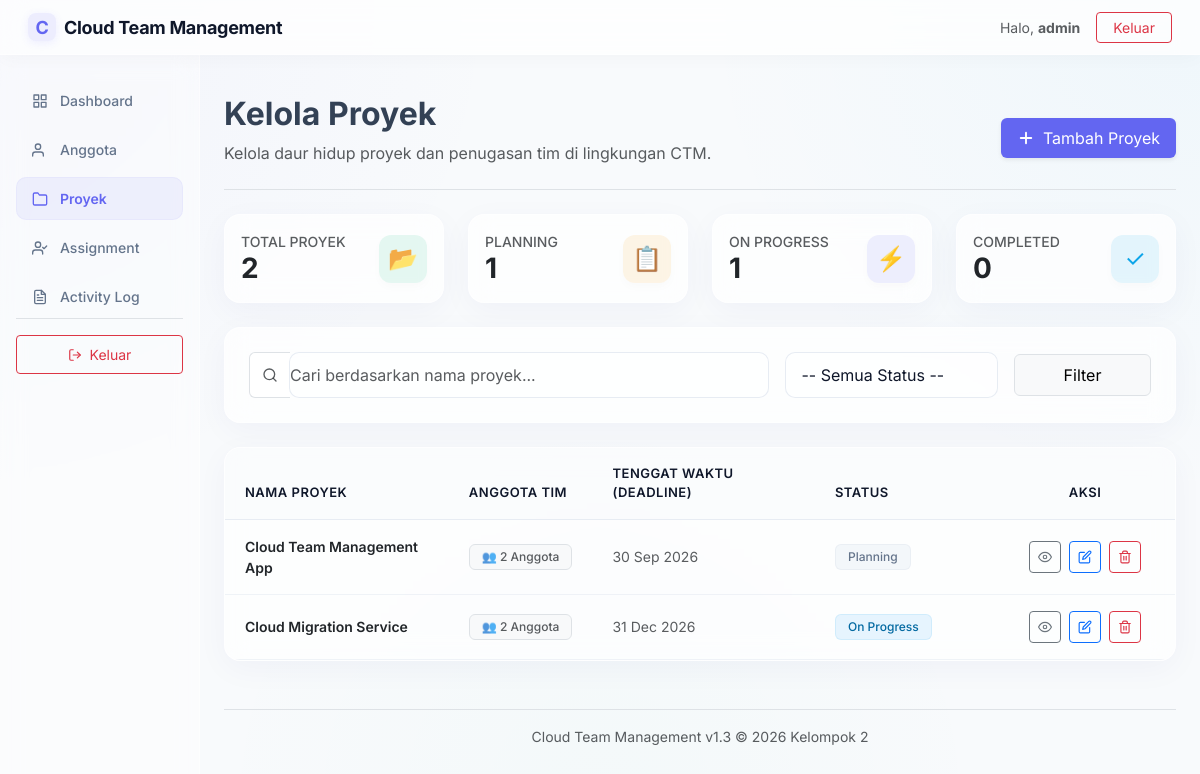
The page /proyek/index.php (signed in) on the database its author committed.
### tables this page shows
CREATE TABLE `proyek` (
  `id` INT AUTO_INCREMENT PRIMARY KEY,
  `nama_proyek` VARCHAR(100) NOT NULL,
  `deskripsi` TEXT NULL,
  `status` ENUM('direncanakan', 'berjalan', 'selesai', 'tertunda') NOT NULL DEFAULT 'direncanakan',
  `deadline` DATE NOT NULL,
  `created_at` TIMESTAMP DEFAULT CURRENT_TIMESTAMP,
  `updated_at` TIMESTAMP DEFAULT CURRENT_TIMESTAMP ON UPDATE CURRENT_TIMESTAMP
);

### proyek/index.php (the view, shortened to what this page needs)
<?php
require_once __DIR__ . '/../config/layout.php';
require_once __DIR__ . '/helper.php';
$db = Database::getConnection();
$search = isset($_GET['search']) ? trim($_GET['search']) : '';
$limit = 10;
$page = isset($_GET['page']) && is_numeric($_GET['page']) ? (int)$_GET['page'] : 1;
$offset = ($page - 1) * $limit;
try {
    $totalProjects = $db->query("SELECT COUNT(*) FROM proyek")->fetchColumn();
    $planningProjects = $db->query("SELECT COUNT(*) FROM proyek WHERE status = 'direncanakan'")->fetchColumn();
    $progressProjects = $db->query("SELECT COUNT(*) FROM proyek WHERE status = 'berjalan'")->fetchColumn();
    $completedProjects = $db->query("SELECT COUNT(*) FROM proyek WHERE status = 'selesai'")->fetchColumn();
    $whereSql = '';
    $query = "
        SELECT p.*, (SELECT COUNT(*) FROM anggota_proyek WHERE proyek_id = p.id) AS member_count
        FROM proyek p
        $whereSql
        ORDER BY p.deadline ASC
        LIMIT :limit OFFSET :offset
    ";
    $stmt = $db->prepare($query);
    $stmt->bindValue(':limit', $limit, PDO::PARAM_INT);
    $stmt->bindValue(':offset', $offset, PDO::PARAM_INT);
    $stmt->execute();
    $projects = $stmt->fetchAll();
} catch (PDOException $e) {
    $_SESSION['flash_error'] = 'Database error: ' . $e->getMessage();
    $projects = [];
    $totalProjects = 0;
    $planningProjects = 0;
    $progressProjects = 0;
    $completedProjects = 0;
    $filteredTotal = 0;
    $totalPages = 1;
}
?>
<div class="d-flex justify-content-between flex-wrap flex-md-nowrap align-items-center pt-3 pb-2 mb-4 border-bottom">
    <div>
        <h1 class="h2 fw-bold welcome-title" id="page-title">Kelola Proyek</h1>
        <p class="welcome-subtitle text-muted">Kelola daur hidup proyek dan penugasan tim di lingkungan CTM.</p>
    </div>
    <div class="btn-toolbar mb-2 mb-md-0">
        <a href="create.php" class="btn btn-primary d-flex align-items-center gap-2 py-2 px-3 shadow-sm border-0" style="background-color: var(--primary-color);">
            <svg width="18" height="18" viewBox="0 0 24 24" fill="none" stroke="currentColor" stroke-width="2.5" stroke-linecap="round" stroke-linejoin="round"><line x1="12" y1="5" x2="12" y2="19"></line><line x1="5" y1="12" x2="19" y2="12"></line></svg>
            <span>Tambah Proyek</span>
        </a>
    </div>
</div>
<div class="row g-4 mb-4">
    <div class="col-6 col-md-3">
        <div class="card p-3 border-0 shadow-sm d-flex flex-row align-items-center justify-content-between">
            <div>
                <span class="text-muted d-block small fw-medium text-uppercase tracking-wider">Total Proyek</span>
                <h3 class="fw-bold mb-0 text-dark"><?php echo $totalProjects; ?></h3>
            </div>
            <div class="card-summary-icon proyek small">📂</div>
        </div>
    </div>
    <div class="col-6 col-md-3">
        <div class="card p-3 border-0 shadow-sm d-flex flex-row align-items-center justify-content-between">
            <div>
                <span class="text-muted d-block small fw-medium text-uppercase tracking-wider">Planning</span>
                <h3 class="fw-bold mb-0 text-dark"><?php echo $planningProjects; ?></h3>
            </div>
            <div class="card-summary-icon assignment small">📋</div>
        </div>
    </div>
    <div class="col-6 col-md-3">
        <div class="card p-3 border-0 shadow-sm d-flex flex-row align-items-center justify-content-between">
            <div>
                <span class="text-muted d-block small fw-medium text-uppercase tracking-wider">On Progress</span>
                <h3 class="fw-bold mb-0 text-dark"><?php echo $progressProjects; ?></h3>
            </div>
            <div class="card-summary-icon users small">⚡</div>
        </div>
    </div>
    <div class="col-6 col-md-3">
        <div class="card p-3 border-0 shadow-sm d-flex flex-row align-items-center justify-content-between">
            <div>
                <span class="text-muted d-block small fw-medium text-uppercase tracking-wider">Completed</span>
                <h3 class="fw-bold mb-0 text-dark"><?php echo $completedProjects; ?></h3>
            </div>
            <div class="card-summary-icon anggota small">✓</div>
        </div>
    </div>
</div>
<div class="card border-0 shadow-sm p-4 mb-4">
    <form method="GET" action="index.php" class="row g-3 align-items-center">
        <div class="col-12 col-md-6 col-lg-7">
            <div class="input-group">
                <span class="input-group-text bg-white border-end-0 text-muted">
                    <svg width="16" height="16" viewBox="0 0 24 24" fill="none" stroke="currentColor" stroke-width="2" stroke-linecap="round" stroke-linejoin="round"><circle cx="11" cy="11" r="8"></circle><line x1="21" y1="21" x2="16.65" y2="16.65"></line></svg>
                </span>
                <input type="text" name="search" class="form-control border-start-0 ps-0" placeholder="Cari berdasarkan nama proyek..." value="<?php echo htmlspecialchars($search); ?>">
            </div>
        </div>
        <div class="col-12 col-sm-6 col-md-3 col-lg-3">
            <select name="status" class="form-select">
                <option value="">-- Semua Status --</option>
            </select>
        </div>
        <div class="col-12 col-sm-6 col-md-3 col-lg-2 d-flex gap-2">
            <button type="submit" class="btn btn-light border w-100 py-2">Filter</button>
        </div>
    </form>
</div>
<div class="card border-0 shadow-sm p-0 mb-4 overflow-hidden">
    <div class="table-responsive">
        <table class="table table-hover table-custom mb-0">
            <thead>
                <tr>
                    <th>Nama Proyek</th>
                    <th>Anggota Tim</th>
                    <th>Tenggat Waktu (Deadline)</th>
                    <th style="width: 180px;">Status</th>
                    <th style="width: 180px;" class="text-center">Aksi</th>
                </tr>
            </thead>
            <tbody>
                <?php if (empty($projects)): ?>
                    <tr>
                        <td colspan="5" class="text-center text-muted py-5">
                            <div class="mb-2">📂</div>
                            <div>Tidak ada proyek ditemukan.</div>
                        </td>
                    </tr>
                <?php else: ?>
                    <?php foreach ($projects as $p): ?>
                        <tr>
                            <td class="fw-semibold text-dark text-wrap" style="max-width: 300px;">
                                <?php echo htmlspecialchars($p['nama_proyek']); ?>
                            </td>
                            <td>
                                <span class="badge bg-light text-muted border px-2 py-1 small">
                                    👥 <?php echo (int)$p['member_count']; ?> Anggota
                                </span>
                            </td>
                            <td class="text-muted">
                                <?php echo date('d M Y', strtotime($p['deadline'])); ?>
                            </td>
                            <td>
                                <?php echo getProjectStatusBadge($p['status'], $p['deadline']); ?>
                            </td>
                            <td>
                                <div class="d-flex justify-content-center gap-2">
                                    <a href="detail.php?id=<?php echo $p['id']; ?>" class="btn btn-outline-secondary btn-sm d-inline-flex align-items-center justify-content-center" style="width: 32px; height: 32px;" title="Detail">
                                        <svg width="14" height="14" viewBox="0 0 24 24" fill="none" stroke="currentColor" stroke-width="2" stroke-linecap="round" stroke-linejoin="round"><path d="M1 12s4-8 11-8 11 8 11 8-4 8-11 8-11-8-11-8z"></path><circle cx="12" cy="12" r="3"></circle></svg>
                                    </a>
                                    <a href="edit.php?id=<?php echo $p['id']; ?>" class="btn btn-outline-primary btn-sm d-inline-flex align-items-center justify-content-center" style="width: 32px; height: 32px;" title="Edit">
                                        <svg width="14" height="14" viewBox="0 0 24 24" fill="none" stroke="currentColor" stroke-width="2" stroke-linecap="round" stroke-linejoin="round"><path d="M11 4H4a2 2 0 0 0-2 2v14a2 2 0 0 0 2 2h14a2 2 0 0 0 2-2v-7"></path><path d="M18.5 2.5a2.121 2.121 0 1 1 3 3L12 15l-4 1 1-4 9.5-9.5z"></path></svg>
                                    </a>
                                    <a href="delete.php?id=<?php echo $p['id']; ?>" class="btn btn-outline-danger btn-sm d-inline-flex align-items-center justify-content-center" style="width: 32px; height: 32px;" title="Hapus" onclick="return confirm('Apakah Anda yakin ingin menghapus proyek <?php echo htmlspecialchars($p['nama_proyek']); ?>?');">
                                    </a>
                                </div>
                            </td>
                        </tr>
                    <?php endforeach; ?>
                <?php endif; ?>
            </tbody>
        </table>
    </div>
</div>

### proyek/helper.php (shortened to what this page needs)
<?php
function getProjectStatusLabel($status) {
    switch ($status) {
        case 'direncanakan':
            return 'Planning';
        case 'berjalan':
            return 'On Progress';
    }
}
function getProjectStatusBadge($status, $deadline) {
    $statusLabel = getProjectStatusLabel($status);
    $badgeClass = 'badge-planning';
    switch ($status) {
        case 'berjalan':
            $badgeClass = 'badge-progress';
            break;
    }
    $html = '<span class="badge ' . $badgeClass . '">' . htmlspecialchars($statusLabel) . '</span>';
    $today = date('Y-m-d');
    return $html;
}

### assets/css/style.css (style rules this page uses)
:root { --bg-color: #f3f4f6; --card-bg: rgba(255, 255, 255, 0.7); --card-border: rgba(255, 255, 255, 0.5); --primary-color: #6366f1; --primary-hover: #4f46e5; --primary-glow: rgba(99, 102, 241, 0.15); --text-main: #0f172a; --text-muted: #64748b; --text-body: #334155; --border-color: rgba(226, 232, 240, 0.8); --glass-shadow: 0 8px 32px 0 rgba(31, 38, 135, 0.04); }
body { background: radial-gradient(circle at 0% 0%, rgba(99, 102, 241, 0.04) 0%, transparent 35%), radial-gradient(circle at 100% 0%, rgba(14, 165, 233, 0.04) 0%, transparent 35%), radial-gradient(circle at 50% 100%, rgba(16, 185, 129, 0.02) 0%, transparent 40%), #f8fafc; color: var(--text-body); font-family: 'Inter', -apple-system, BlinkMacSystemFont, "Segoe UI", Roboto, sans-serif; overflow-x: hidden; min-height: 100vh; }
.card, .card-summary { background: var(--card-bg) !important; backdrop-filter: blur(12px) !important; -webkit-backdrop-filter: blur(12px) !important; border: 1px solid var(--card-border) !important; border-radius: 16px !important; box-shadow: var(--glass-shadow) !important; transition: transform 0.25s cubic-bezier(0.4, 0, 0.2, 1), box-shadow 0.25s cubic-bezier(0.4, 0, 0.2, 1), border-color 0.25s ease; }
.card-summary-icon { font-size: 24px; width: 48px; height: 48px; border-radius: 12px; display: inline-flex; align-items: center; justify-content: center; box-shadow: 0 4px 10px rgba(0, 0, 0, 0.02); }
.card-summary-icon.users { background-color: rgba(99, 102, 241, 0.1); color: var(--primary-color); }
.card-summary-icon.anggota { background-color: rgba(14, 165, 233, 0.1); color: #0ea5e9; }
.card-summary-icon.proyek { background-color: rgba(16, 185, 129, 0.1); color: #10b981; }
.card-summary-icon.assignment { background-color: rgba(245, 158, 11, 0.1); color: #f59e0b; }
.form-control, .form-select { background: rgba(255, 255, 255, 0.5) !important; border: 1px solid var(--border-color) !important; border-radius: 10px !important; padding: 10px 16px; color: var(--text-main); transition: all 0.25s ease; }
.table-custom { background-color: transparent !important; border: none !important; border-radius: 12px; overflow: hidden; }
.table-custom th { background-color: rgba(248, 250, 252, 0.5) !important; border-bottom: 1px solid var(--border-color) !important; font-weight: 600; font-size: 13px; color: var(--text-main); padding: 16px 20px; text-transform: uppercase; letter-spacing: 0.5px; }
.table-custom td { padding: 16px 20px; font-size: 14px; vertical-align: middle; border-bottom: 1px solid rgba(226, 232, 240, 0.5); background-color: transparent !important; }
.table-responsive { border-radius: 12px; overflow: hidden; }
.badge { padding: 6px 12px !important; border-radius: 6px !important; font-weight: 500 !important; font-size: 12px !important; }
.badge-planning { background-color: rgba(241, 245, 249, 0.8) !important; color: #64748b !important; border: 1px solid rgba(148, 163, 184, 0.1) !important; }
.badge-progress { background-color: rgba(224, 242, 254, 0.8) !important; color: #0369a1 !important; border: 1px solid rgba(14, 165, 233, 0.1) !important; }

### rows shown on the page
proyek: nama_proyek "Cloud Team Management App", member_count "2", deadline "30 Sep 2026", status "Planning"
proyek: nama_proyek "Cloud Migration Service", member_count "2", deadline "31 Dec 2026", status "On Progress"

### other values the page prints
$currentUser['nama'] "admin"
$totalProjects "2"
$planningProjects "1"
$progressProjects "1"
$completedProjects "0"
